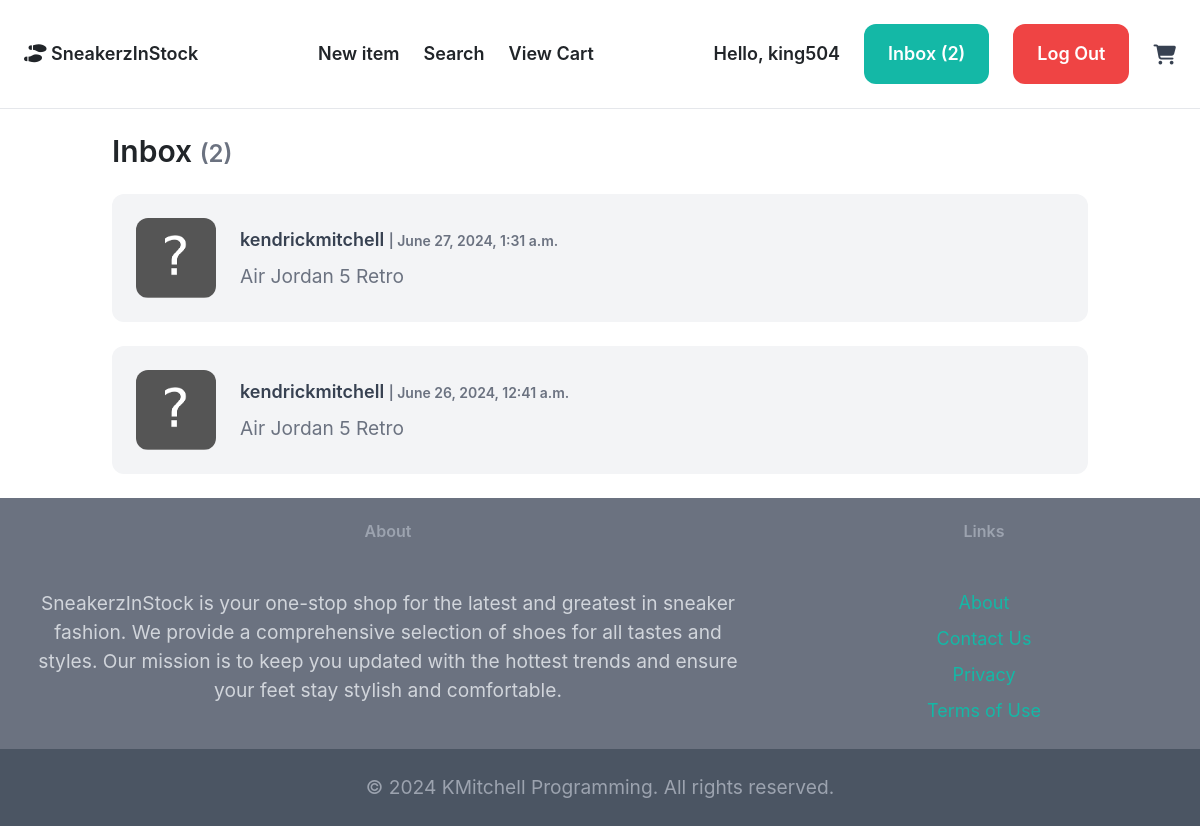
The app's page /inbox/ (signed in), older data.
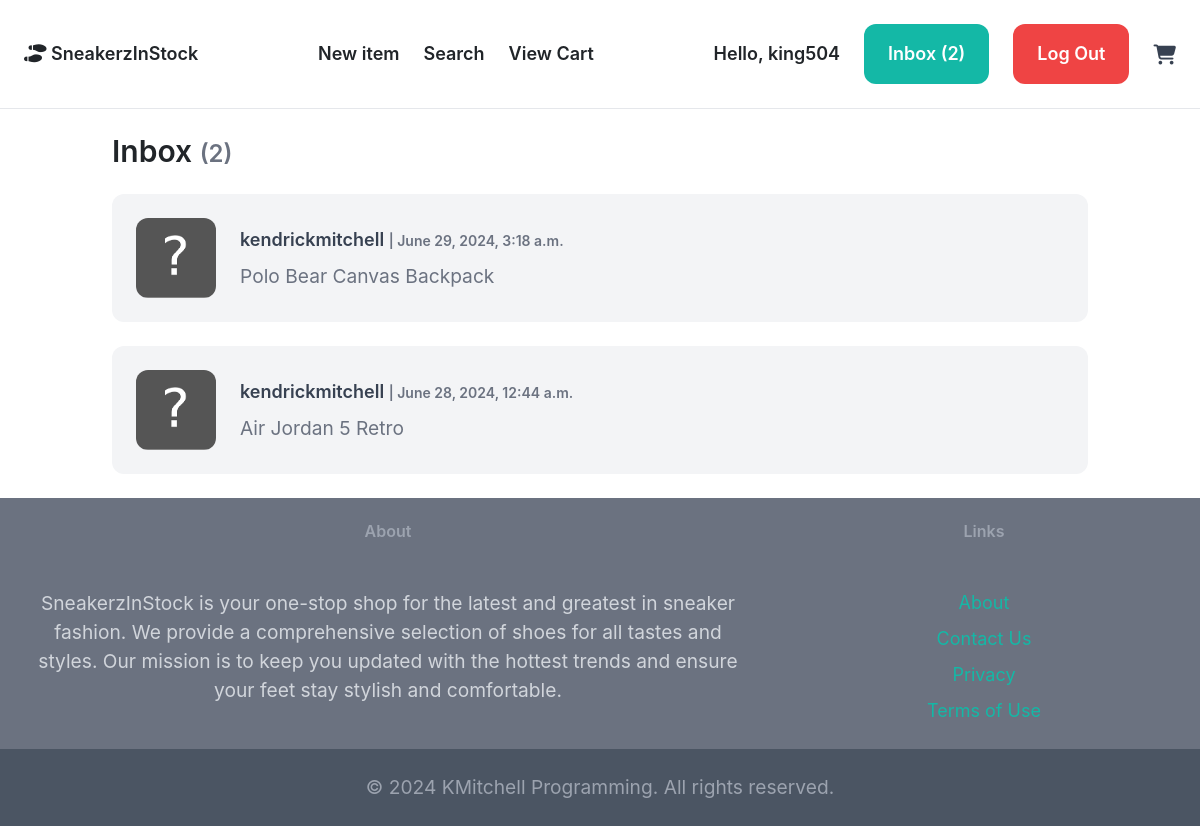
The same page, newer data.
### conversation/models.py (models this page shows)
class Conversation(models.Model):
    item = models.ForeignKey(Items, related_name='conversations', on_delete=models.CASCADE)
    members = models.ManyToManyField(User, related_name='conversations')
    created_at = models.DateTimeField(auto_now_add=True)
    updated_at = models.DateTimeField(auto_now=True)
    class Meta:
        ordering = ('updated_at',)

### items/models.py (models this page shows, shortened)
class Items(models.Model):
    category = models.ForeignKey(Category, related_name='items', on_delete=models.CASCADE)
    name = models.CharField(max_length=255)
    description = models.CharField(max_length=455, blank=True, null=True)
    price = models.FloatField()
    is_sold = models.BooleanField(default=False)
    created_by = models.ForeignKey(User, related_name='items', on_delete=models.CASCADE)
    created_at = models.DateTimeField(auto_now_add=True)
    class Meta:
        ordering = ('name',)
        verbose_name_plural = 'Items'

### conversation/views.py (the view)
# urls.py: path('', views.inbox, name='inbox'),
@login_required
def inbox(request):
    conversations = Conversation.objects.filter(members__in=[request.user.id]).order_by('-updated_at')
    conversation_count = conversations.count()
    return render(request, 'conversation/inbox.html', {'conversations': conversations, 'conversation_count': conversation_count})

### conversation/templates/conversation/inbox.html (shortened to what this page needs)
{% extends 'core/base.html' %}
{% load static %}
{% block content %}
<div class="container mx-auto px-4 md:px-8 lg:px-16">
    <h1 class="mb-6 text-3xl font-semibold">
        Inbox
        <span class="text-2xl text-gray-500">({{ conversation_count }})</span>
    </h1>
    <div class="space-y-6">
        {% for conversation in conversations %}
            <div class="relative group">
                <a href="{% url 'conversations:detail' conversation.id %}" class="block bg-gray-100 rounded-xl p-4 hover:bg-gray-200 transition duration-150">
                    <div class="flex items-center">
                        <div class="flex-shrink-0 pr-4">
                            {% if conversation.item.images.exists %}
                                <img src="{{ conversation.item.images.first.image.url }}" class="w-20 h-20 rounded-xl object-cover" alt="{{ conversation.item.name }}">
                            {% else %}
                                <img src="{% static 'media/item_images/images.png' %}" class="w-20 h-20 rounded-xl object-cover" alt="Placeholder">
                            {% endif %}
                        </div>
                        <div class="flex-grow">
                            {% for member in conversation.members.all %}
                                {% if member != request.user %}
                                    <p class="mb-2 text-lg font-semibold text-gray-700">
                                        {{ member.username }}
                                        <span class="text-sm text-gray-500">| {{ conversation.updated_at }}</span>
                                    </p>
                                    <p class="text-gray-500">{{ conversation.item.name }}</p>
                                {% endif %}
                            {% endfor %}
                        </div>
                    </div>
                </a>
            </div>
        {% endfor %}
    </div>
</div>
{% endblock %}

Row changes from the older to the newer data that the page shows:
removed Conversation: updated_at "June 27, 2024, 1:31 a.m.", item.name "Air Jordan 5 Retro"
removed Conversation: updated_at "June 26, 2024, 12:41 a.m.", item.name "Air Jordan 5 Retro"
added Conversation: updated_at "June 29, 2024, 3:18 a.m.", item.name "Polo Bear Canvas Backpack"
added Conversation: updated_at "June 28, 2024, 12:44 a.m.", item.name "Air Jordan 5 Retro"
